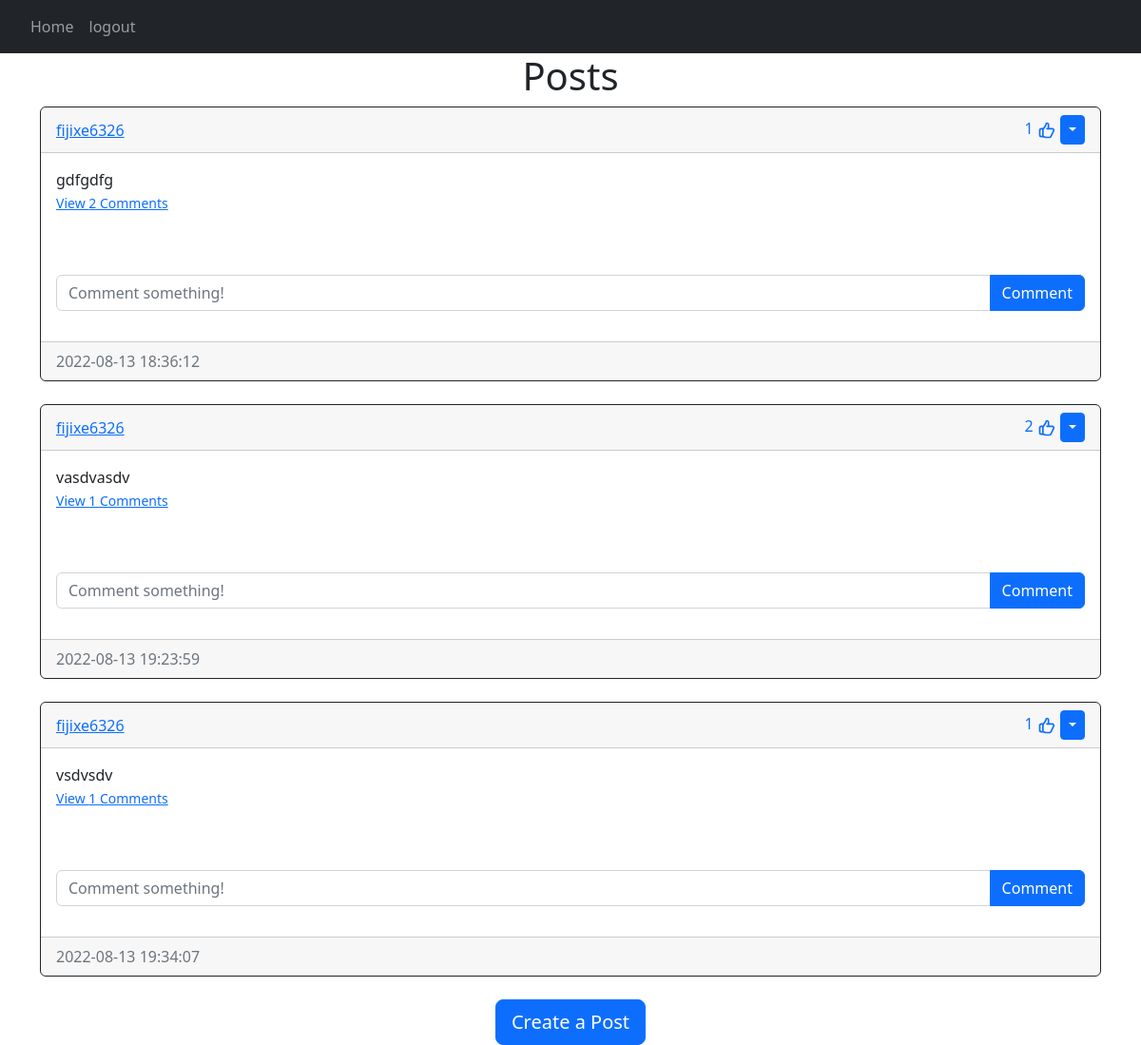
The page /home (signed in) on the database as committed earlier.
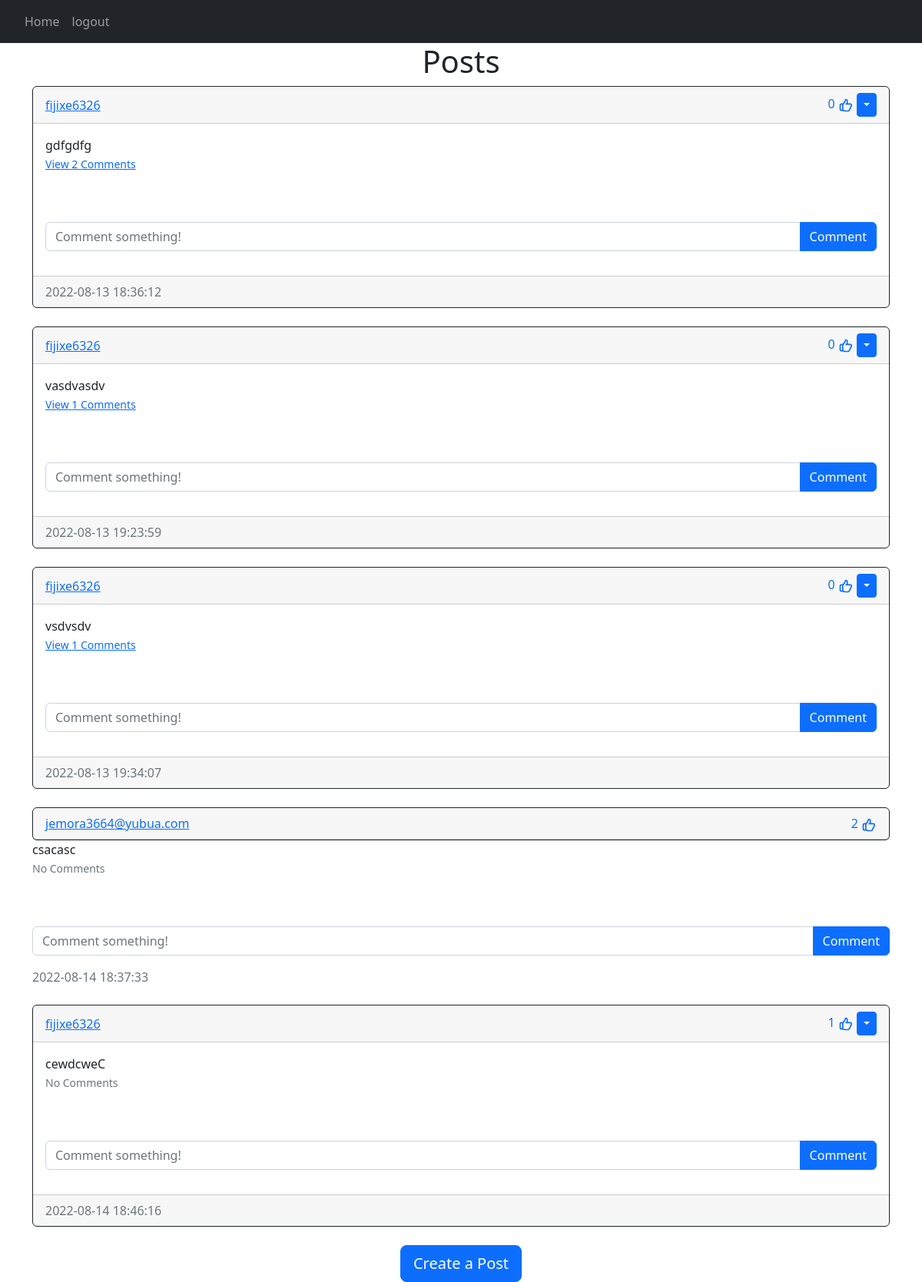
The same page on the database as committed later.
### service/model.py (models this page shows)
class Post(db.Model):
    id = db.Column(db.Integer, primary_key=True)
    post_text =db.Column(db.String(255), nullable=False)
    date_created = db.Column(db.DateTime(timezone=True), default=func.now())
    author = db.Column(db.Integer , db.ForeignKey('user.id' ,ondelete="CASCADE") ,nullable=False)
    Comments =db.relationship('Comment' , backref='post' , passive_deletes =True)
    likes = db.relationship('Like', backref='post', passive_deletes=True)

class User(db.Model , UserMixin):
    id = db.Column(db.Integer, primary_key=True)
    email = db.Column(db.String(120), unique=True)
    username = db.Column(db.String(120),)
    password = db.Column(db.String(120), unique=True)
    date_created = db.Column(db.DateTime(timezone=True), default=func.now())
    post =db.relationship('Post' , backref='user' , passive_deletes =True)
    Comments =db.relationship('Comment' , backref='user' , passive_deletes =True)
    likes = db.relationship('Like', backref='user', passive_deletes=True)

### service/view.py (the view)
@view.route("/")
@view.route("/home")
@login_required
def home():
    post = Post.query.all()
    print(post)
    return render_template('home.html', user = current_user , posts =post)

### service/__init__.py (called while the page is built)
def create_app():
    app = Flask(__name__)
    app.config['SECRET_KEY'] = "helloworld"
    app.config['SQLALCHEMY_DATABASE_URI'] = f'sqlite:///{db_name}'
    db.__init__(app)
    from .auth import auth
    from .view import view
    app.register_blueprint(auth , url_prefix='/')
    app.register_blueprint(view, url_prefix='/')
    from .model import User,Post,Comment
    create_db(app)
    login_manager = LoginManager()
    login_manager.login_view = "auth.login"
    login_manager.init_app(app)
    @login_manager.user_loader
    def load_user(id):
        return User.query.get(int(id))
    return app

### service/templates/home.html
{% extends "post_card.html" %} {% block title %}Home{% endblock %}

### service/templates/post_card.html (shortened to what this page needs)
{% extends "base.html" %} {% block title %}Home{% endblock %} {% block content
%}
<h1 align="center">{% block header %}Posts{% endblock %}</h1>
<div id="posts">
  {% for post in posts %}
  <div class="card border-dark">
    <div class="card-header d-flex justify-content-between align-items-center">
      <a href="/posts/{{post.user.username}}">{{post.user.username}}</a>
      <div>
        <a  class="" href="/like_posts/{{post.id}}" style ="text-decoration: none;"role="button">
         {{post.likes |length}}
        </a>
        {% if user.id == post.author %}
        <div class="btn-group">
          <button
            type="button"
            class="btn btn-sm btn-primary dropdown-toggle"
            data-bs-toggle="dropdown"
          ></button>
          {% endif %}
        </div>
      </div>
    </div>
    <div class="card-body">
      <div class="card-text">{{post.post_text}}</div>
      <p class="card-text">
        {% if post.Comments|length > 0 %}
        <a data-bs-toggle="collapse" href="#comments-{{post.id}}" role="button">
          <small>View {{post.Comments|length}} Comments</small>
        </a>
        {% else %}
        <small class="text-muted">No Comments</small>
        {% endif %}
      </p>
      <br /><br />
      <form
        class="input-group mb-3"
        method="POST"
        action="/create-comment/{{post.id}}"
      >
        <input
          type="text"
          id="text"
          name="text"
          class="form-control"
          placeholder="Comment something!"
        />
        <button type="submit" class="btn btn-primary">Comment</button>
      </form>
    </div>
    <div class="card-footer text-muted">{{post.date_created}}</div>
  </div>
  <br/ > {% endfor %}
</div>
{% block footer %}
<div align="center">
  <a href="/post"
    ><button type="button" class="btn btn-primary btn-lg">
      Create a Post
    </button></a
  >
</div>
{% endblock %} {% endblock %}

### service/templates/base.html (shortened to what this page needs)
<!DOCTYPE html>
<html lang="en">
  <head>
    <link
      href="https://cdn.jsdelivr.net/npm/bootstrap@5.2.0/dist/css/bootstrap.min.css"
      rel="stylesheet"
    />
  </head>
  <body>
    <nav class="navbar navbar-expand-lg navbar-dark  bg-dark  ">
    <div class="container-fluid">
        <div class="container-fluid">
            <div class="collapse navbar-collapse" id="navbar">
              <div class="navbar-nav">
                {% if user.is_authenticated %}
                <a class="nav-item nav-link" href="/home">Home</a>
                <a class="nav-item nav-link" href="/logout">logout</a>
                {% else %}
                <a class="nav-item nav-link" href="/login">Login</a>
                <a class="nav-item nav-link" href="/sign-up">Sign Up</a>
                {% endif %}
              </div>
            </div>
          </div>
    </nav>
    <div class="container ">{% block content %}{% endblock %}</div>
  </body>
</html>

Rows that differ between the two databases and show on the page:
computed for Post "gdfgdfg": likes|length "1" → "0"
computed for Post "vasdvasdv": likes|length "2" → "0"
computed for Post "vsdvsdv": likes|length "1" → "0"
added Post: user.username "jemora3664@yubua.com", likes|length "2", post_text "csacasc", shows "No Comments", date_created "2022-08-14 18:37:33"
added Post: user.username "fijixe6326", likes|length "1", post_text "cewdcweC", shows "No Comments", date_created "2022-08-14 18:46:16"
